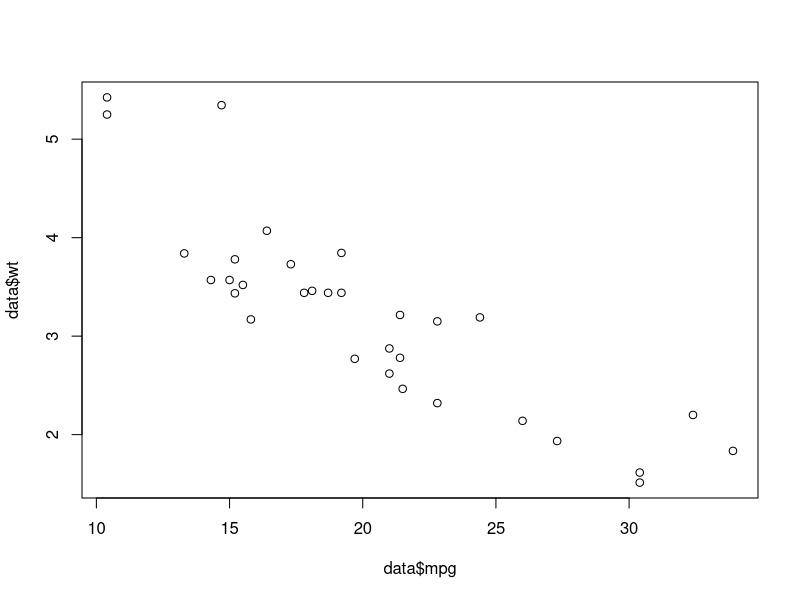
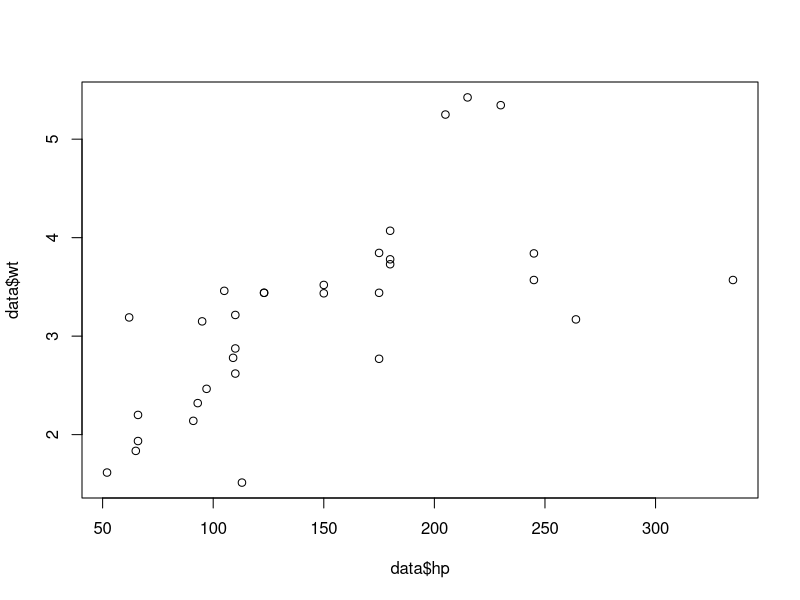
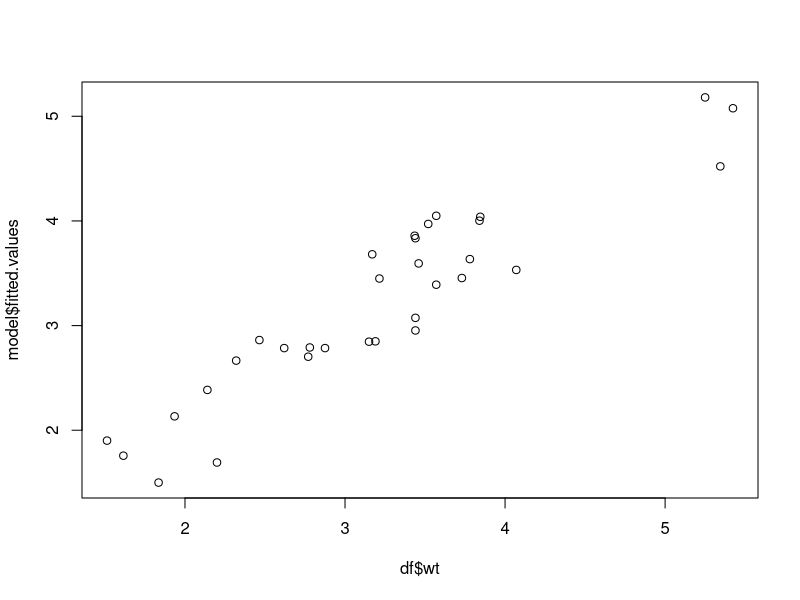
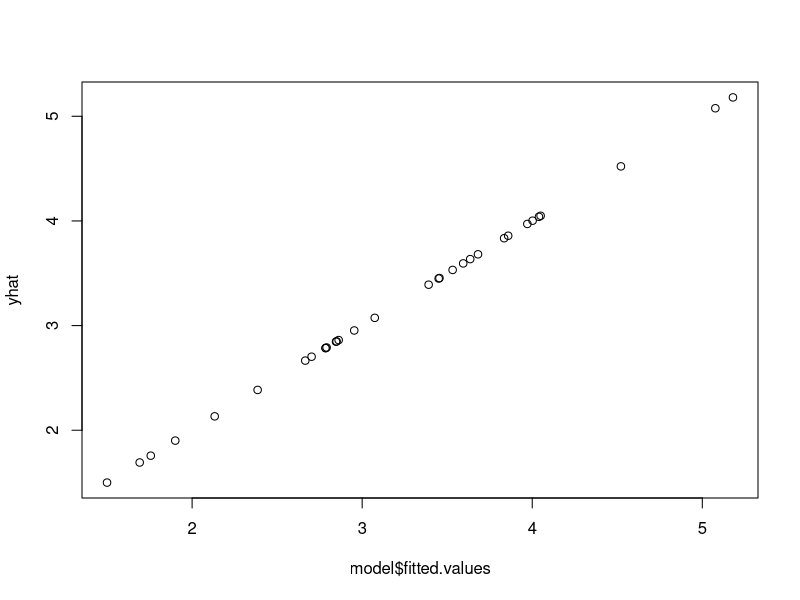

Source code (R) for these figures, in order:
## ---- chunk 1
# 자동차 무게를 예측하는 문제
data = datasets::mtcars
names(data)
## ---- chunk 2
head(data)
## ---- chunk 3
plot(data$mpg, data$wt)
## ---- chunk 4
plot(data$hp, data$wt)
## ---- chunk 5
cor(data)
## ---- chunk 6
cov(data)
## ---- chunk 7
df = data[,1:6]
names(df)
## ---- chunk 8
model = lm(df$wt ~ df$mpg + df$cyl + df$disp + df$hp + df$drat, data = df)
model
## ---- chunk 9
sum(model$residuals^2)  #최적값값
## ---- chunk 10
model$coefficients
## ---- chunk 11
model$fitted.values
## ---- chunk 12
plot(df$wt, model$fitted.values)
## ---- chunk 13
summary(model)
## ---- chunk 14
typeof(df)
class(df)
## ---- chunk 15
# R에서 다루기 쉽도록 df 를 matrix로 바꿈
x = as.matrix(df[,1:5])
class(x)
## ---- chunk 16
y = as.vector(df[,6])
class(y)
## ---- chunk 17
x = cbind(matrix(1,nrow = nrow(x)), x)
x
## ---- chunk 18
hat = solve(t(x) %*% x) %*% (t(x) %*% y)
print(hat)
## ---- chunk 19
model$coefficients
## ---- chunk 20
yhat = x%*%hat
plot(model$fitted.values, yhat)
